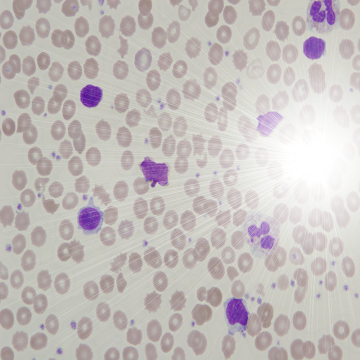
#> input picture ColabIP/Images/cell-bright.bmp, 360 x 360 px, found by its file name
$ jupyter execute '적응적 임계값으로 영상 분할하기.ipynb'   (shell and % lines are left out)
#> lines starting #> are read from the running program, lines starting #| are printed output that depends on the picture; after the words box and inside, x2 and y2 are one past the last pixel; in counts of white or black regions, pixels touching at a corner belong together
[cell 1]
from google.colab.patches import cv2_imshow
import numpy as np
import cv2
import matplotlib.pyplot as plt

[cell 2]
from google.colab import drive
drive.mount('/content/gdrive')

[cell 3]
img = cv2.imread('/content/gdrive/My Drive/ColabIP/Images/cell-bright.bmp')
#> img is the input picture: shape (360, 360, 3); mean B, G, R 188.7, 190.6, 196.7

[cell 4]
gray_img = cv2.cvtColor(img, cv2.COLOR_BGR2GRAY)
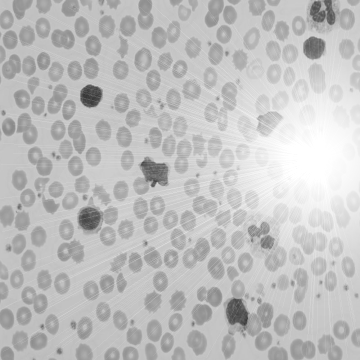
#> gray_img: shape (360, 360); min 53, max 255, mean 192.2

[cell 5]
N=18

[cell 6]
dimh=np.int32(gray_img.shape[0]/N)
#> dimh = 20
dimw=np.int32(gray_img.shape[1]/N)
#> dimw = 20

[cell 7]
dh_rest=(gray_img.shape[0]%N)
#> dh_rest = 0
dw_rest=(gray_img.shape[1]%N)
#> dw_rest = 0

[cell 8]
mean_img=np.zeros((N,N))
output_img = np.zeros((gray_img.shape[0],gray_img.shape[1]))

[cell 9]
def mean_function(img,dimh,dimw,h,w):
  count=1
  sum=0
  ave=0
  for y in range(h,h+dimh):
    for x in range(w,w+dimw):
      sum=sum+img[y,x]
      count=count+1
  ave=np.int32(sum/count)
  return ave

[cell 10]
for h in range(0,img.shape[0]-dh_rest,dimh):
  for w in range(0,img.shape[1]-dw_rest,dimw):
    if(h+dimh<img.shape[0] and w+dimw<img.shape[1]):
      mean_img[np.int32(h/dimh),np.int32(w/dimw)]=mean_function(gray_img,dimh,dimw,h,w)

[cell 11]
for h in range(0,gray_img.shape[0]-dh_rest):
  for w in range(0,gray_img.shape[1]-dw_rest):
    if(gray_img[h,w]>mean_img[np.int32(h/dimh),np.int32(w/dimw)]):
      output_img[h,w]=255
    else:
      output_img[h,w]=0
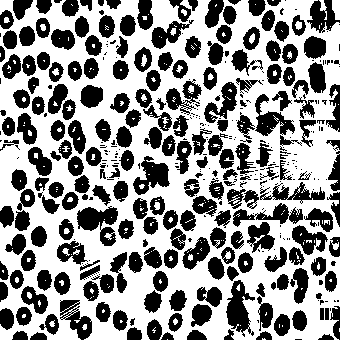
#> output_img: shape (360, 360) float64; 62.4% white; 403 black regions (185 under 20 px), largest, box (x1, y1, x2, y2) and area: (77, 206, 118, 246) 897, (226, 280, 255, 337) 850, (133, 156, 170, 195) 739

[cell 12]
plt.figure(figsize=(20,20))
plt.subplot(1,2,1)
plt.title('Image1')
plt.imshow(gray_img,cmap='gray')
plt.axis("off")
plt.subplot(1,2,2)
plt.title('Segmented Image')
plt.imshow(output_img,cmap='gray')
plt.axis("off")
plt.show()
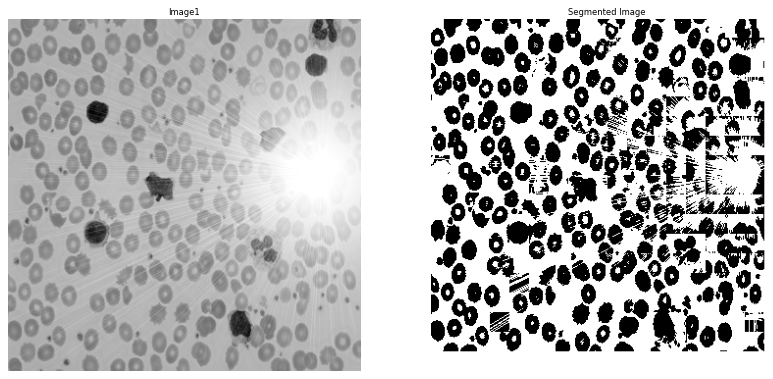
#> figure drawn by matplotlib, 2 panels

$ run again, with ColabIP/Images/Copy of Pascal.bmp copied over ColabIP/Images/cell-bright.bmp
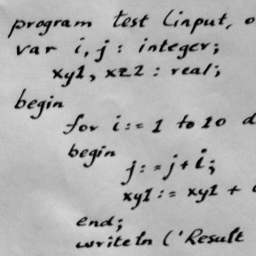
#> input picture ColabIP/Images/Copy of Pascal.bmp, 256 x 256 px, found by its file name
#> img is the input picture: shape (256, 256, 3); min 0, max 214, mean 175.8
#> after the loop `for h in range(0,gray_img.shape[0]-dh_rest):`:
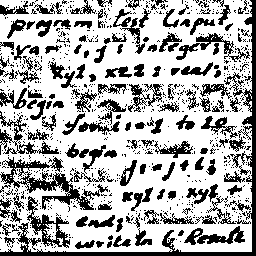
#> output_img: shape (256, 256) float64; 68.6% white; 797 black regions (650 under 20 px), largest, box (x1, y1, x2, y2) and area: (0, 0, 256, 256) 3054, (0, 157, 108, 210) 1572, (26, 196, 70, 248) 670
#> `plt.show()`:
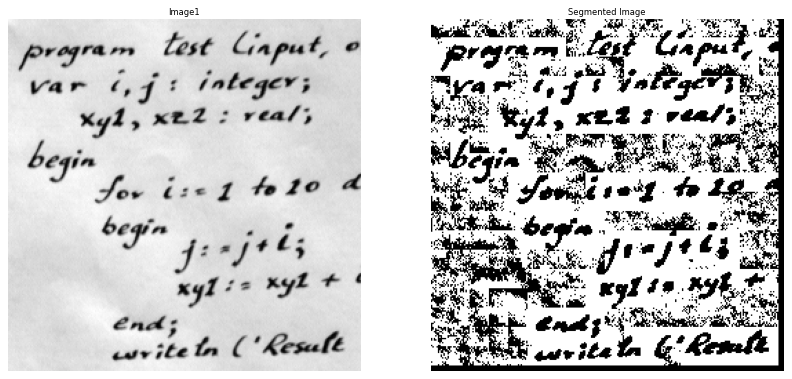
#> figure drawn by matplotlib, 2 panels
